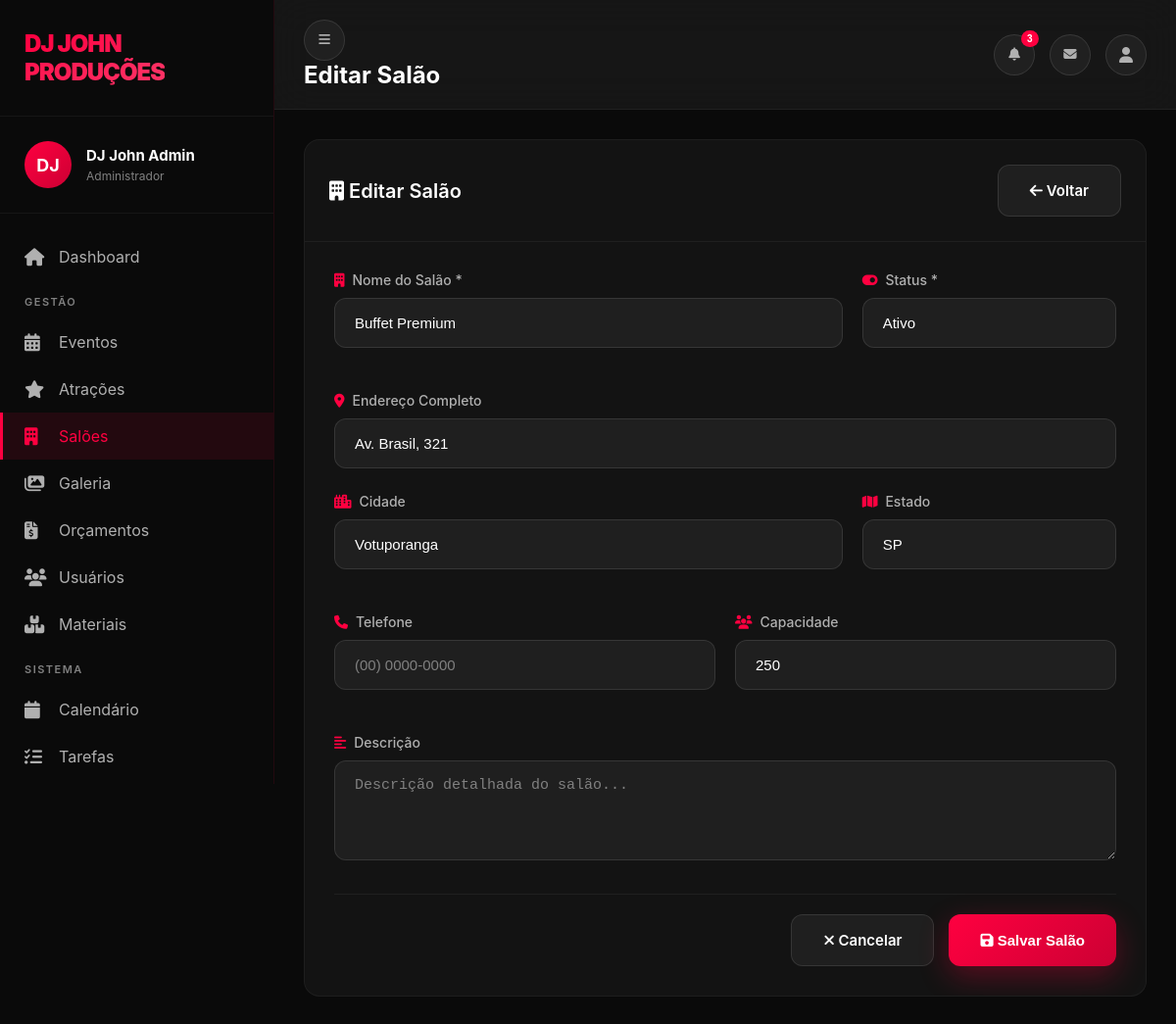
Page /admin/venues.php?action=edit&id=4 (signed in) on the committed database.
### tables this page shows
CREATE TABLE `saloes` (
  `id` int(11) NOT NULL AUTO_INCREMENT,
  `nome` varchar(200) NOT NULL,
  `endereco` text,
  `cidade` varchar(100) DEFAULT NULL,
  `estado` varchar(50) DEFAULT NULL,
  `cep` varchar(20) DEFAULT NULL,
  `telefone` varchar(20) DEFAULT NULL,
  `capacidade` int(11) DEFAULT NULL,
  `faixa_preco` varchar(100) DEFAULT NULL,
  `descricao` text,
  `comodidades` text,
  `status_salao` enum('ativo','inativo') DEFAULT 'ativo',
  `criado_em` timestamp NOT NULL DEFAULT CURRENT_TIMESTAMP,
  `atualizado_em` timestamp NOT NULL DEFAULT CURRENT_TIMESTAMP ON UPDATE CURRENT_TIMESTAMP,
  PRIMARY KEY (`id`)
);

### admin/venues.php (the view, shortened to what this page needs)
<?php
$db = getDB();
$action = $_GET['action'] ?? 'list';
$venueId = $_GET['id'] ?? null;
$venue = null;
if ($action === 'edit' && $venueId) {
    $stmt = $db->prepare("SELECT * FROM saloes WHERE id = ?");
    $stmt->execute([$venueId]);
    $venue = $stmt->fetch();
}
$search = $_GET['search'] ?? '';
$sql = "SELECT * FROM saloes WHERE 1=1";
$params = [];
$sql .= " ORDER BY nome ASC";
$stmt = $db->prepare($sql);
$stmt->execute($params);
$venues = $stmt->fetchAll();
include 'includes/header.php';
?>
<div class="admin-content">
    <?php if ($action === 'list'): ?>
        <div class="data-table-container">
            <div class="table-header">
                <h3><i class="fas fa-building"></i> Salões Cadastrados</h3>
                <a href="venues.php?action=create" class="btn btn-primary">
                    <i class="fas fa-plus"></i> Novo Salão
                </a>
            </div>
            <div style="padding: 20px; border-bottom: 1px solid rgba(255,255,255,0.05);">
                <form method="GET" style="display: flex; gap: 15px;">
                    <input type="text" name="search" class="form-control"
                           placeholder="Buscar por nome, cidade ou endereço..."
                           value="<?php echo htmlspecialchars($search); ?>"
                           style="max-width: 500px; flex: 1;">
                    <button type="submit" class="btn btn-primary">
                        <i class="fas fa-search"></i> Buscar
                    </button>
                    <?php if ($search): ?>
                        <a href="venues.php" class="btn btn-secondary">
                            <i class="fas fa-times"></i> Limpar
                        </a>
                    <?php endif; ?>
                </form>
            </div>
            <?php if (!empty($venues)): ?>
                <div style="padding: 15px; background: rgba(255,255,255,0.02); border-bottom: 1px solid rgba(255,255,255,0.05);">
                    <span style="color: #999; font-size: 14px;">
                        <i class="fas fa-info-circle"></i>
                        Mostrando <?php echo count($venues); ?> salão(ões)
                    </span>
                </div>
            <?php endif; ?>
            <table class="data-table">
                <thead>
                    <tr>
                        <th>Nome</th>
                        <th>Cidade</th>
                        <th>Capacidade</th>
                        <th>Telefone</th>
                        <th>Status</th>
                        <th style="text-align: center;">Ações</th>
                    </tr>
                </thead>
                <tbody>
                    <?php if (empty($venues)): ?>
                        <tr>
                            <td colspan="6" style="text-align: center; padding: 60px; color: #666;">
                                <i class="fas fa-building" style="font-size: 48px; color: #333; margin-bottom: 15px; display: block;"></i>
                                <strong style="font-size: 18px; display: block; margin-bottom: 8px;">Nenhum salão encontrado</strong>
                                <span style="font-size: 14px;">
                                    <?php echo $search ? 'Tente buscar com outros termos' : 'Cadastre seu primeiro salão clicando em "Novo Salão"'; ?>
                                </span>
                            </td>
                        </tr>
                    <?php else: ?>
                        <?php foreach ($venues as $v): ?>
                            <tr>
                                <td>
                                    <strong style="color: white; font-size: 15px;">
                                        <?php echo htmlspecialchars($v['nome']); ?>
                                    </strong>
                                    <?php if ($v['endereco']): ?>
                                        <br>
                                        <small style="color: #666;">
                                            <i class="fas fa-map-marker-alt"></i>
                                            <?php echo htmlspecialchars($v['endereco']); ?>
                                        </small>
                                    <?php endif; ?>
                                </td>
                                <td>
                                    <?php
                                    $location = [];
                                    if ($v['cidade']) $location[] = $v['cidade'];
                                    if ($v['estado']) $location[] = $v['estado'];
                                    echo $location ? htmlspecialchars(implode(', ', $location)) : '-';
                                    ?>
                                </td>
                                <td>
                                    <?php if ($v['capacidade']): ?>
                                        <i class="fas fa-users" style="color: #FF0040; margin-right: 5px;"></i>
                                        <?php echo number_format($v['capacidade'], 0, ',', '.'); ?> pessoas
                                    <?php else: ?>
                                        <span style="color: #666;">-</span>
                                    <?php endif; ?>
                                </td>
                                <td>
                                    <?php if ($v['telefone']): ?>
                                        <i class="fas fa-phone" style="color: #FF0040; margin-right: 5px;"></i>
                                        <?php echo htmlspecialchars($v['telefone']); ?>
                                    <?php else: ?>
                                        <span style="color: #666;">-</span>
                                    <?php endif; ?>
                                </td>
                                <td>
                                    <span class="badge badge-<?php echo $v['status_salao'] === 'ativo' ? 'success' : 'secondary'; ?>"
                                          style="background: <?php echo $v['status_salao'] === 'ativo' ? '#10b98120' : '#66666620'; ?>;
                                                 color: <?php echo $v['status_salao'] === 'ativo' ? '#10b981' : '#666'; ?>;
                                                 border: 1px solid <?php echo $v['status_salao'] === 'ativo' ? '#10b98140' : '#66666640'; ?>;">
                                        <?php echo $v['status_salao'] === 'ativo' ? 'Ativo' : 'Inativo'; ?>
                                    </span>
                                </td>
                                <td style="text-align: center;">
                                    <div class="btn-group" style="display: inline-flex; gap: 5px;">
                                        <a href="venues.php?action=edit&id=<?php echo $v['id']; ?>"
                                           class="btn btn-sm btn-icon btn-edit"
                                           title="Editar">
                                            <i class="fas fa-edit"></i>
                                        </a>
                                        <a href="venues.php?action=delete&id=<?php echo $v['id']; ?>"
                                           class="btn btn-sm btn-icon btn-delete"
                                           title="Excluir"
                                           onclick="return confirm('⚠️ Tem certeza que deseja excluir o salão:\n\n<?php echo htmlspecialchars($v['nome']); ?>\n\nEsta ação não pode ser desfeita!');">
                                            <i class="fas fa-trash"></i>
                                        </a>
                                    </div>
                                </td>
                            </tr>
                        <?php endforeach; ?>
                    <?php endif; ?>
                </tbody>
            </table>
        </div>
    <?php else: ?>
        <div class="data-table-container" style="max-width: 900px; margin: 0 auto;">
            <div class="table-header">
                <h3>
                    <i class="fas fa-building"></i>
                    <?php echo $action === 'create' ? 'Novo Salão' : 'Editar Salão'; ?>
                </h3>
                <a href="venues.php" class="btn btn-secondary">
                    <i class="fas fa-arrow-left"></i> Voltar
                </a>
            </div>
            <form method="POST" style="padding: 30px;">
                <div style="display: grid; grid-template-columns: 2fr 1fr; gap: 20px; margin-bottom: 20px;">
                    <div class="form-group">
                        <label><i class="fas fa-building"></i> Nome do Salão *</label>
                        <input type="text" name="nome" class="form-control" required
                               value="<?php echo htmlspecialchars($venue['nome'] ?? ''); ?>"
                               placeholder="Ex: Salão de Festas Premium">
                    </div>
                    <div class="form-group">
                        <label><i class="fas fa-toggle-on"></i> Status *</label>
                        <select name="status_salao" class="form-control" required>
                            <option value="ativo" <?php echo ($venue['status_salao'] ?? 'ativo') === 'ativo' ? 'selected' : ''; ?>>Ativo</option>
                        </select>
                    </div>
                </div>
                <div class="form-group">
                    <label><i class="fas fa-map-marker-alt"></i> Endereço Completo</label>
                    <input type="text" name="endereco" class="form-control"
                           value="<?php echo htmlspecialchars($venue['endereco'] ?? ''); ?>"
                           placeholder="Rua, número, bairro">
                </div>
                <div style="display: grid; grid-template-columns: 2fr 1fr; gap: 20px; margin-bottom: 20px;">
                    <div class="form-group">
                        <label><i class="fas fa-city"></i> Cidade</label>
                        <input type="text" name="cidade" class="form-control"
                               value="<?php echo htmlspecialchars($venue['cidade'] ?? ''); ?>"
                               placeholder="Nome da cidade">
                    </div>
                    <div class="form-group">
                        <label><i class="fas fa-map"></i> Estado</label>
                        <input type="text" name="estado" class="form-control" maxlength="2"
                               value="<?php echo htmlspecialchars($venue['estado'] ?? ''); ?>"
                               placeholder="SP" style="text-transform: uppercase;">
                    </div>
                </div>
                <div style="display: grid; grid-template-columns: 1fr 1fr; gap: 20px; margin-bottom: 20px;">
                    <div class="form-group">
                        <label><i class="fas fa-phone"></i> Telefone</label>
                        <input type="text" name="telefone" class="form-control"
                               value="<?php echo htmlspecialchars($venue['telefone'] ?? ''); ?>"
                               placeholder="(00) 0000-0000">
                    </div>
                    <div class="form-group">
                        <label><i class="fas fa-users"></i> Capacidade</label>
                        <input type="number" name="capacidade" class="form-control"
                               value="<?php echo $venue['capacidade'] ?? ''; ?>"
                               placeholder="Ex: 500" min="0">
                    </div>
                </div>
                <div class="form-group">
                    <label><i class="fas fa-align-left"></i> Descrição</label>
                    <textarea name="descricao" class="form-control" rows="4"
                              placeholder="Descrição detalhada do salão..."><?php echo htmlspecialchars($venue['descricao'] ?? ''); ?></textarea>
                </div>
                <div style="display: flex; gap: 15px; justify-content: flex-end; margin-top: 30px; padding-top: 20px; border-top: 1px solid rgba(255,255,255,0.05);">
                    <a href="venues.php" class="btn btn-secondary">
                        <i class="fas fa-times"></i> Cancelar
                    </a>
                    <button type="submit" class="btn btn-primary">
                        <i class="fas fa-save"></i> Salvar Salão
                    </button>
                </div>
            </form>
        </div>
    <?php endif; ?>
</div>
<?php include 'includes/footer.php'; ?>

### rows in the picture
saloes: nome "Buffet Premium", status_salao "Ativo", endereco "Av. Brasil, 321", cidade "Votuporanga", estado "SP", capacidade "250"

### other values in the picture
substr($_SESSION['user_name'], 0, 2) "DJ"
$_SESSION['user_name'] "DJ John Admin"
$pageTitle "Editar Salão"
